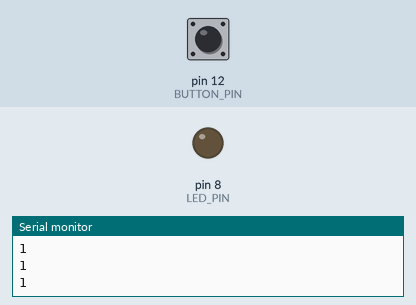
This sketch was run on a simulated Arduino Uno, built with avr-gcc and run on an emulated ATmega328P. Shown: output pins drawn as LEDs (lit = HIGH), the last lines printed to the serial monitor. The test bench sets the inputs (shaded band); at power-on: pin 12 (BUTTON_PIN) HIGH.

Above: at 1.2 s.
1.3 s: pin 12 (BUTTON_PIN) pulled LOW for 0.15 s
At 1.4 s:
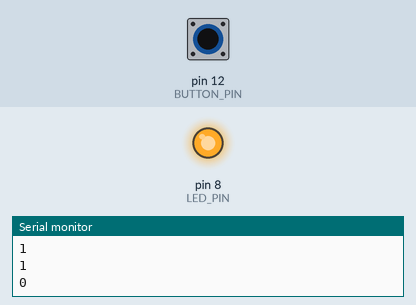
3.0 s: pin 12 (BUTTON_PIN) pulled LOW for 3.2 s
At 6.9 s:
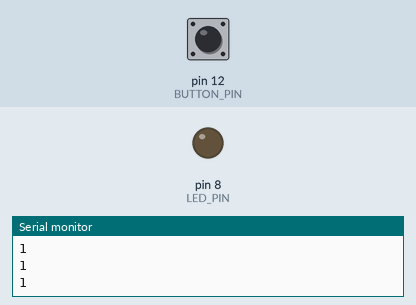
Timing chart, 0 to 8.4 s (numbered marks = the images above; inputs shaded):
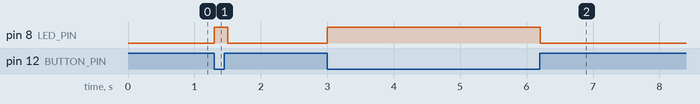

The sketch:

27_button_expl.ino
```cpp
const int LED_PIN = 8;
const int BUTTON_PIN = 12;
const int DELAY_TIME = 100;

void setup()
{
    Serial.begin(9600);
    pinMode(LED_PIN, OUTPUT);
    pinMode(BUTTON_PIN, INPUT);
}

void loop()
{
    const int buttonValue = digitalRead(BUTTON_PIN);
    Serial.println(buttonValue);
    if (buttonValue == 0)
    {
        digitalWrite(LED_PIN, HIGH);
    }
    else
    {
        digitalWrite(LED_PIN, LOW);
    }
    delay(DELAY_TIME);
}
```

Measured:
- after the input at 1.3 s, pin 8 (LED_PIN): LOW → HIGH at once, → LOW 0.20 s later
- after the input at 3.0 s, pin 8 (LED_PIN): LOW → HIGH at once, → LOW 3.2 s later
